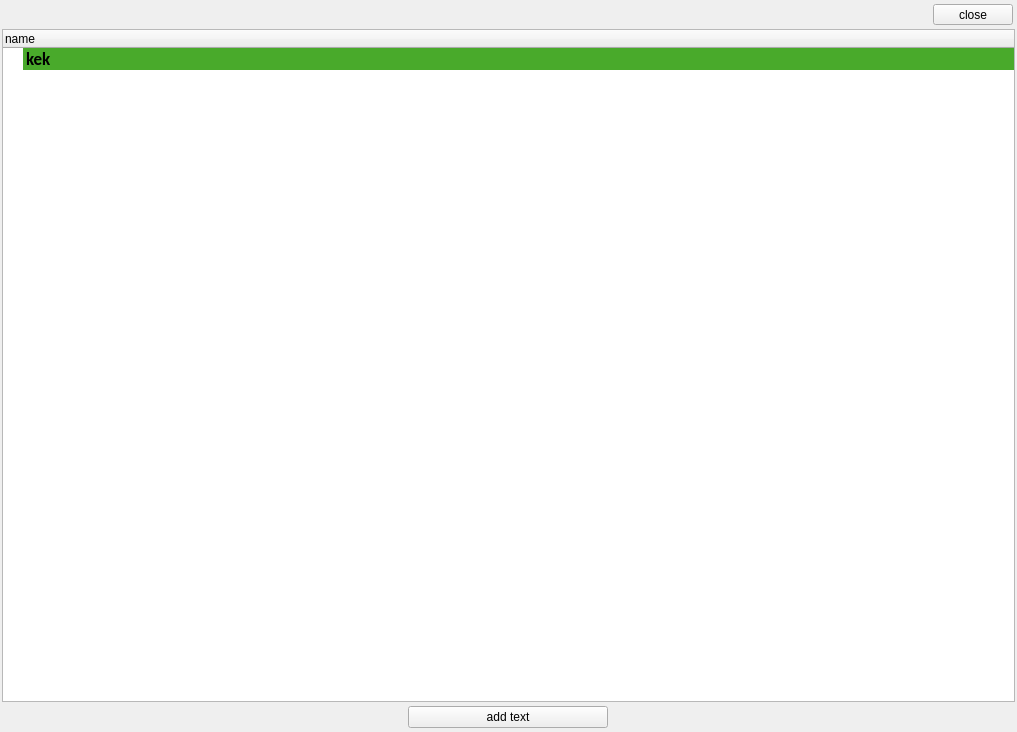
<?xml version="1.0" encoding="UTF-8"?>
<ui version="4.0">
 <class>MainWindow</class>
 <widget class="QMainWindow" name="MainWindow">
  <property name="geometry">
   <rect>
    <x>0</x>
    <y>0</y>
    <width>1017</width>
    <height>732</height>
   </rect>
  </property>
  <property name="windowTitle">
   <string>Scheduler</string>
  </property>
  <property name="toolButtonStyle">
   <enum>Qt::ToolButtonTextBesideIcon</enum>
  </property>
  <property name="animated">
   <bool>true</bool>
  </property>
  <property name="documentMode">
   <bool>false</bool>
  </property>
  <widget class="QWidget" name="centralwidget">
   <layout class="QVBoxLayout" name="verticalLayout_2">
    <property name="spacing">
     <number>2</number>
    </property>
    <property name="leftMargin">
     <number>2</number>
    </property>
    <property name="topMargin">
     <number>2</number>
    </property>
    <property name="rightMargin">
     <number>2</number>
    </property>
    <property name="bottomMargin">
     <number>2</number>
    </property>
    <item>
     <widget class="QWidget" name="topBar" native="true">
      <property name="minimumSize">
       <size>
        <width>0</width>
        <height>25</height>
       </size>
      </property>
      <property name="maximumSize">
       <size>
        <width>16777215</width>
        <height>25</height>
       </size>
      </property>
      <layout class="QHBoxLayout" name="horizontalLayout_4">
       <property name="spacing">
        <number>6</number>
       </property>
       <property name="leftMargin">
        <number>2</number>
       </property>
       <property name="topMargin">
        <number>2</number>
       </property>
       <property name="rightMargin">
        <number>2</number>
       </property>
       <property name="bottomMargin">
        <number>2</number>
       </property>
       <item>
        <spacer name="horizontalSpacer">
         <property name="orientation">
          <enum>Qt::Horizontal</enum>
         </property>
         <property name="sizeHint" stdset="0">
          <size>
           <width>40</width>
           <height>20</height>
          </size>
         </property>
        </spacer>
       </item>
       <item>
        <widget class="QPushButton" name="close_btn">
         <property name="maximumSize">
          <size>
           <width>200</width>
           <height>25</height>
          </size>
         </property>
         <property name="text">
          <string>close</string>
         </property>
        </widget>
       </item>
      </layout>
     </widget>
    </item>
    <item>
     <widget class="QTreeWidget" name="treeWidget">
      <column>
       <property name="text">
        <string>name</string>
       </property>
      </column>
      <item>
       <property name="text">
        <string>kek</string>
       </property>
       <property name="font">
        <font>
         <family>Calibri</family>
         <pointsize>13</pointsize>
         <weight>75</weight>
         <bold>true</bold>
        </font>
       </property>
       <property name="textAlignment">
        <set>AlignCenter</set>
       </property>
       <property name="background">
        <brush brushstyle="SolidPattern">
         <color alpha="255">
          <red>73</red>
          <green>170</green>
          <blue>43</blue>
         </color>
        </brush>
       </property>
      </item>
     </widget>
    </item>
    <item>
     <widget class="QWidget" name="bottomBar" native="true">
      <property name="maximumSize">
       <size>
        <width>16777215</width>
        <height>70</height>
       </size>
      </property>
      <layout class="QHBoxLayout" name="horizontalLayout_2">
       <property name="spacing">
        <number>6</number>
       </property>
       <property name="leftMargin">
        <number>2</number>
       </property>
       <property name="topMargin">
        <number>2</number>
       </property>
       <property name="rightMargin">
        <number>2</number>
       </property>
       <property name="bottomMargin">
        <number>2</number>
       </property>
       <item>
        <widget class="QPushButton" name="addTex_btn">
         <property name="maximumSize">
          <size>
           <width>200</width>
           <height>25</height>
          </size>
         </property>
         <property name="text">
          <string>add text</string>
         </property>
        </widget>
       </item>
      </layout>
     </widget>
    </item>
   </layout>
  </widget>
 </widget>
 <resources/>
 <connections/>
</ui>
